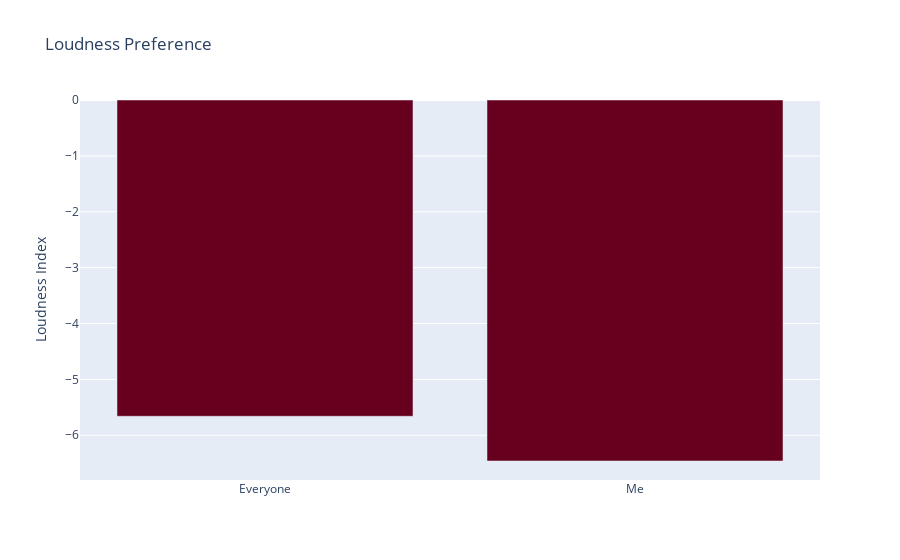

The cell this chart's notebook holds for it:
### Code cell
fig = px.bar(x=loudness['Who'], y=loudness['Loudness'],
              labels={"y": "Loudness Index",
                     "x": " "},
              color_discrete_sequence=px.colors.sequential.RdBu, title="Loudness Preference")

fig.show()

### Figure 1 — Plotly figure (JSON) as saved in the notebook; plotly's stock layout.template omitted (floating-point values rounded to 4 significant figures)
{"data": [{"alignmentgroup": "True", "hovertemplate": " =%{x}<br>Loudness Index=%{y}<extra></extra>", "legendgroup": "", "marker": {"color": "rgb(103,0,31)"}, "name": "", "offsetgroup": "", "orientation": "v", "showlegend": false, "textposition": "auto", "type": "bar", "x": ["Everyone", "Me"], "xaxis": "x", "y": [-5.66, -6.46], "yaxis": "y"}], "layout": {"barmode": "relative", "legend": {"tracegroupgap": 0}, "title": {"text": "Loudness Preference"}, "xaxis": {"anchor": "y", "domain": [0, 1], "title": {"text": " "}}, "yaxis": {"anchor": "x", "domain": [0, 1], "title": {"text": "Loudness Index"}}}}
